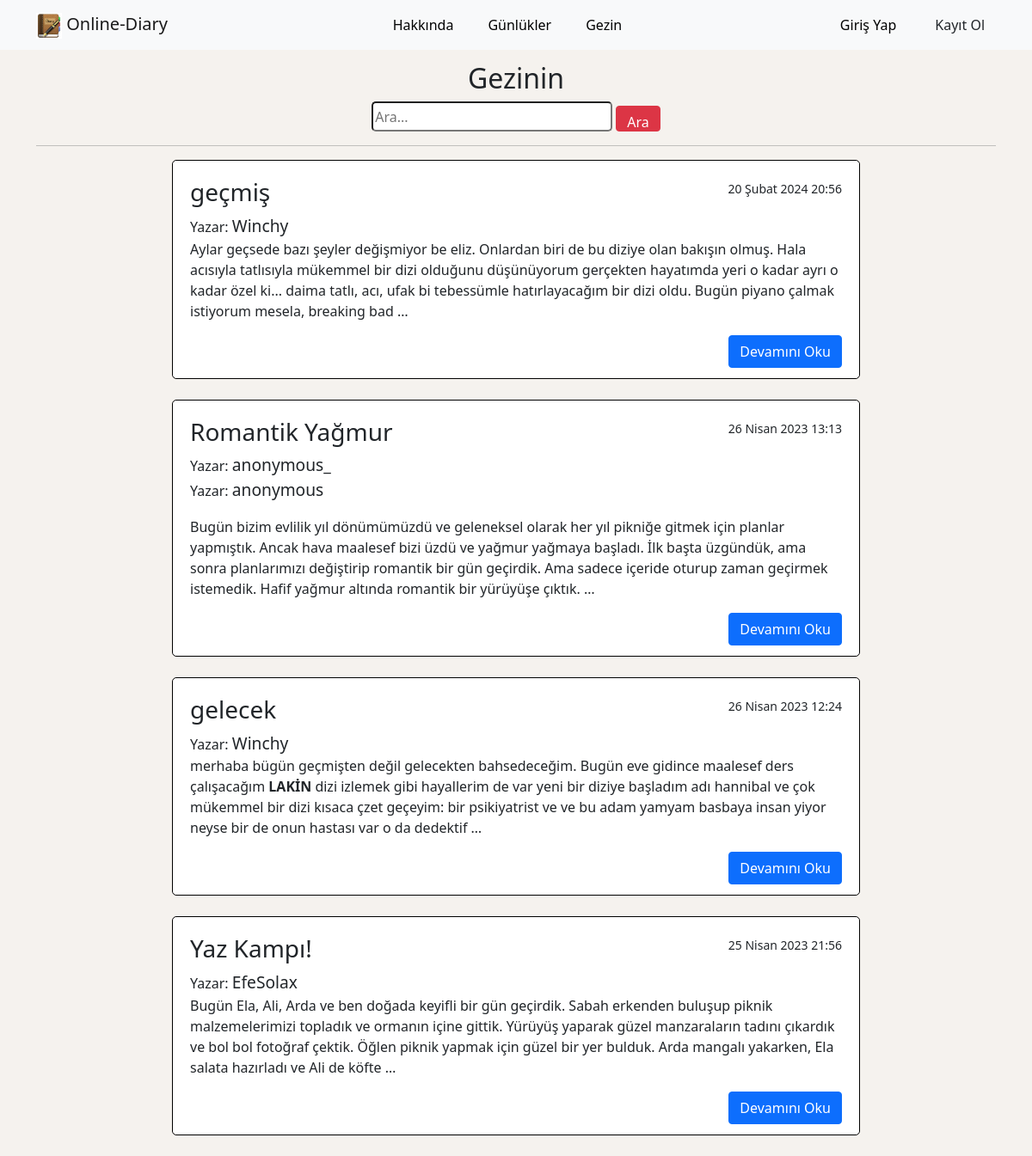
The app's page /blogs/surf/ with its own data.
### blogs/models.py (models this page shows, shortened)
class BlogModel(models.Model):
    author = models.ForeignKey("auth.User", on_delete = models.CASCADE, verbose_name = "Yazar")
    title = models.CharField(max_length = 100, verbose_name = "Başlık")
    content = RichTextField(verbose_name = "İçerik")
    created_at = models.DateTimeField(verbose_name = "Oluşturulma Tarihi", auto_now_add= True)
    class Meta:
        ordering = ["-created_at"]

### blogs/views.py (the view)
# urls.py: path("surf/", views.surf, name="surf"),
def surf(request):
    all_blogs = BlogModel.objects.all()
    keyword = request.GET.get('keyword')
    if keyword:
        all_blogs = BlogModel.objects.filter(title__contains=keyword)
        return render(request, 'surf.html', {'blogs': all_blogs})
    return render(request, "surf.html", {"blogs": all_blogs})

### templates/surf.html (shortened to what this page needs)
{% extends "layout.html" %}
{% block body %}
<div class="container">
    <div id="title">
        <center>
            <h2>Gezinin</h2>
                <div style="margin: auto;">
                  <div class="col-lg-8">
                    <form>
                      <input type="text" name="keyword" class="input-sm" maxlength="64" placeholder="Ara..." style="width:280px; height: 35px; border-radius: 5px;">
                      <button type = "submit" class="btn btn-danger" style = "height: 30px;">Ara</button>
                    </form>
                  </div>
                </div>
        </center>
    </div>
    <hr>
    <div id="diaries">
        {% if blogs %}
        {% for blog in blogs%}
        <div style="background-color: #fff; border: black solid 1px; border-radius: 5px; padding: 20px 20px 50px 20px; max-width: 800px; margin: auto;">
            <div id="title-date">
                <div id="date" style="float: right;"><small>{{blog.created_at}}</small></div>
                <div id="title"><h3>{{blog.title}}</h3></div>
            </div>
            <div>
                <div id="author">Yazar: <big>{{blog.author.username}}</big></div>
                <div id="content">{{blog.content|safe|truncatewords:50}}</div>
            </div>
            <div id="button" style="float: right;"><a href="/blogs/detail/{{blog.id}}" class="btn btn-primary">Devamını Oku</a></div>
        </div>
        <br>
        {% endfor %}
        {% else %}
        <div class="alert alert-danger">Günlük bulunamadı</div>
        {% endif %}
    </div>
</div>
{% endblock %}

### templates/layout.html (style rules this page uses)
body { background-color: rgb(245, 242, 238); }

### records on screen
BlogModel: created_at "20 Şubat 2024 20:56", title "geçmiş", author.username "Winchy", content "Aylar geçsede bazı şeyler değişmiyor be eliz. Onlardan biri de bu diziye olan bakışın olmuş. Hala acısıyla tatlısıyla mükemmel bir dizi olduğunu düşünüyorum gerçekten hayatımda yeri o kadar ayrı o kadar özel ki... daima tatlı, acı, ufak bi tebessümle hatırlayacağım bir dizi oldu. Bugün piyano çalmak istiyorum mesela, breaking bad …"
BlogModel: created_at "26 Nisan 2023 13:13", title "Romantik Yağmur", author.username "anonymous_", content "Yazar: anonymous Bugün bizim evlilik yıl dönümümüzdü ve geleneksel olarak her yıl pikniğe gitmek için planlar yapmıştık. Ancak hava maalesef bizi üzdü ve yağmur yağmaya başladı. İlk başta üzgündük, ama sonra planlarımızı değiştirip romantik bir gün geçirdik. Ama sadece içeride oturup zaman geçirmek istemedik. Hafif yağmur altında romantik bir yürüyüşe çıktık. …"
BlogModel: created_at "26 Nisan 2023 12:24", title "gelecek", author.username "Winchy", content "merhaba bügün geçmişten değil gelecekten bahsedeceğim. Bugün eve gidince maalesef ders çalışacağım LAKİN dizi izlemek gibi hayallerim de var yeni bir diziye başladım adı hannibal ve çok mükemmel bir dizi kısaca çzet geçeyim: bir psikiyatrist ve ve bu adam yamyam basbaya insan yiyor neyse bir de onun hastası var o da dedektif …"
BlogModel: created_at "25 Nisan 2023 21:56", title "Yaz Kampı!", author.username "EfeSolax", content "Bugün Ela, Ali, Arda ve ben doğada keyifli bir gün geçirdik. Sabah erkenden buluşup piknik malzemelerimizi topladık ve ormanın içine gittik. Yürüyüş yaparak güzel manzaraların tadını çıkardık ve bol bol fotoğraf çektik. Öğlen piknik yapmak için güzel bir yer bulduk. Arda mangalı yakarken, Ela salata hazırladı ve Ali de köfte …"
